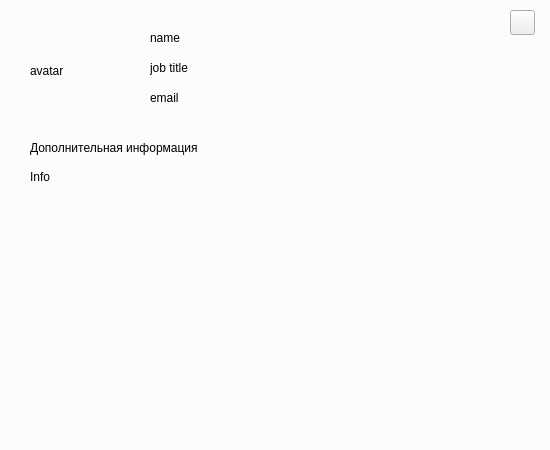
<?xml version="1.0" encoding="UTF-8"?>
<ui version="4.0">
 <class>Form</class>
 <widget class="QWidget" name="Form">
  <property name="geometry">
   <rect>
    <x>0</x>
    <y>0</y>
    <width>550</width>
    <height>450</height>
   </rect>
  </property>
  <property name="minimumSize">
   <size>
    <width>550</width>
    <height>450</height>
   </size>
  </property>
  <property name="maximumSize">
   <size>
    <width>550</width>
    <height>450</height>
   </size>
  </property>
  <property name="windowTitle">
   <string>Form</string>
  </property>
  <widget class="QLabel" name="profileAvatar">
   <property name="geometry">
    <rect>
     <x>30</x>
     <y>30</y>
     <width>81</width>
     <height>81</height>
    </rect>
   </property>
   <property name="text">
    <string>avatar</string>
   </property>
  </widget>
  <widget class="QLabel" name="profileName">
   <property name="geometry">
    <rect>
     <x>150</x>
     <y>30</y>
     <width>241</width>
     <height>16</height>
    </rect>
   </property>
   <property name="text">
    <string>name</string>
   </property>
  </widget>
  <widget class="QLabel" name="profileJobTitle">
   <property name="geometry">
    <rect>
     <x>150</x>
     <y>60</y>
     <width>171</width>
     <height>16</height>
    </rect>
   </property>
   <property name="text">
    <string>job title</string>
   </property>
  </widget>
  <widget class="QPushButton" name="profileCloseButton">
   <property name="geometry">
    <rect>
     <x>510</x>
     <y>10</y>
     <width>25</width>
     <height>25</height>
    </rect>
   </property>
   <property name="text">
    <string/>
   </property>
  </widget>
  <widget class="QLabel" name="profileEmail">
   <property name="geometry">
    <rect>
     <x>150</x>
     <y>90</y>
     <width>281</width>
     <height>16</height>
    </rect>
   </property>
   <property name="text">
    <string>email</string>
   </property>
  </widget>
  <widget class="QLabel" name="profilelabel">
   <property name="geometry">
    <rect>
     <x>30</x>
     <y>140</y>
     <width>311</width>
     <height>16</height>
    </rect>
   </property>
   <property name="text">
    <string>Дополнительная информация</string>
   </property>
  </widget>
  <widget class="QLabel" name="label_2">
   <property name="geometry">
    <rect>
     <x>30</x>
     <y>170</y>
     <width>491</width>
     <height>211</height>
    </rect>
   </property>
   <property name="text">
    <string>Info</string>
   </property>
   <property name="alignment">
    <set>Qt::AlignLeading|Qt::AlignLeft|Qt::AlignTop</set>
   </property>
  </widget>
  <widget class="QWidget" name="widget" native="true">
   <property name="geometry">
    <rect>
     <x>0</x>
     <y>0</y>
     <width>551</width>
     <height>451</height>
    </rect>
   </property>
   <property name="styleSheet">
    <string notr="true">background-color: rgba(255, 255, 255, 200);</string>
   </property>
  </widget>
  <zorder>widget</zorder>
  <zorder>profileName</zorder>
  <zorder>label_2</zorder>
  <zorder>profileAvatar</zorder>
  <zorder>profilelabel</zorder>
  <zorder>profileCloseButton</zorder>
  <zorder>profileEmail</zorder>
  <zorder>profileJobTitle</zorder>
 </widget>
 <resources/>
 <connections/>
</ui>
